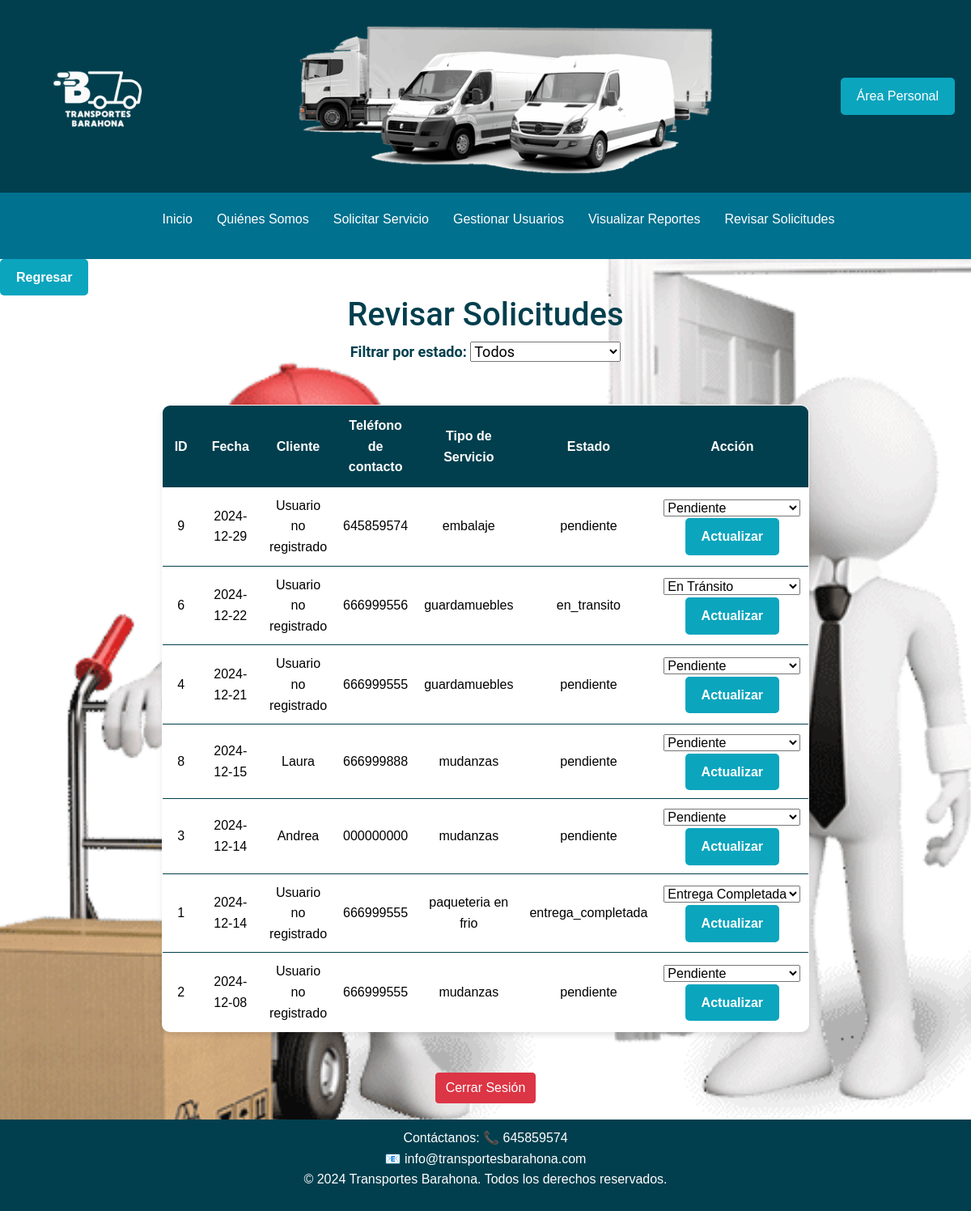
The app's page /public/index.php?action=revisar_solicitudes (signed in) with its own data.
### tables this page shows
CREATE TABLE `Pedido` (
  `pedido_id` int(11) NOT NULL,
  `usuario_id` int(11) DEFAULT NULL,
  `estado_pedido` varchar(50) NOT NULL,
  `fecha` date NOT NULL
);

CREATE TABLE `Servicio` (
  `servicio_id` int(11) NOT NULL,
  `nombre_servicio` varchar(100) NOT NULL,
  `descripcion` text DEFAULT NULL
);

### app/controllers/AdministradorController.php (called while the page is built, shortened)
<?php
require_once '../app/models/Administrador.php';
class AdministradorController {
    private $administradorModel;
    public function __construct() {
        $this->administradorModel = new Administrador();
    }
    public function revisarSolicitudes() {
        $filtro_estado = $_GET['filtro_estado'] ?? null;
        try {
            $solicitudes = $this->administradorModel->obtenerSolicitudes($filtro_estado);
            require '../app/views/admin/revisar_solicitudes.php';
        } catch (Exception $e) {
            echo "Error al revisar solicitudes: " . $e->getMessage();
        }
    }
}

### public/index.php (called while the page is built)
<?php
require_once __DIR__ . '/../app/core/Router.php';
$router = new Router();
$router->route();
?>

### config/config.php (called while the page is built)
<?php
return [
    'host' => 'localhost',
    'database' => 'transportes_barahona',
    'username' => 'root',
    'password' => '',
];

### app/core/Database.php (called while the page is built)
<?php
class Database {
    private $pdo;
    public function __construct() {
        $config = require __DIR__ . '/../../config/config.php';
        $dsn = "mysql:host=" . $config['host'] . ";dbname=" . $config['database'];
        $this->pdo = new PDO($dsn, $config['username'], $config['password']);
        $this->pdo->setAttribute(PDO::ATTR_ERRMODE, PDO::ERRMODE_EXCEPTION);
    }
    public function obtenerConexion() {
        return $this->pdo;
    }
}

### app/models/Administrador.php (called while the page is built, shortened)
<?php
require_once __DIR__ . '/../core/Database.php';
class Administrador {
    private $db;
    public function __construct() {
        $this->db = (new Database())->obtenerConexion();
    }
    public function obtenerSolicitudes($filtro_estado = null) {
        $query = "
            SELECT
                p.pedido_id,
                p.fecha,
                COALESCE(u.nombre, 'Usuario no registrado') AS cliente,
                COALESCE(u.numero_telefono, dp.telefono_contacto) AS numero_telefono,
                s.nombre_servicio AS tipo_servicio,
                p.estado_pedido AS estado
            FROM Pedido p
            LEFT JOIN Usuario u ON p.usuario_id = u.usuario_id
            INNER JOIN Detalle_de_Pedido dp ON p.pedido_id = dp.pedido_id
            INNER JOIN Servicio s ON dp.servicio_id = s.servicio_id
        ";
        $query .= " ORDER BY p.fecha DESC";
        $stmt = $this->db->prepare($query);
        if ($filtro_estado) {
            $stmt->execute(['estado' => $filtro_estado]);
        } else {
            $stmt->execute();
        }
        return $stmt->fetchAll(PDO::FETCH_ASSOC);
    }
}

### app/views/admin/revisar_solicitudes.php (the view, shortened to what this page needs)
<!DOCTYPE html>
<html lang="es">
<head>
    <link rel="stylesheet" href="/Transportes_Barahona/public/libs/css/bootstrap.min.css">
    <link rel="stylesheet" type="text/css" href="/Transportes_Barahona/public/css/style.css">
</head>
<body>
    <?php include __DIR__ . '/../includes/encabezado.php'; ?>
    <nav><?php include __DIR__ . '/../includes/menu.php'; ?></nav>
    <main>
    <div>
        <button id="btn-regresar"> Regresar </button>
    </div>
    <div class= "texto-formulario">
               <h1>Revisar Solicitudes</h1>
    <form method="GET" action="/Transportes_Barahona/public/index.php">
            <label for="filtro_estado">Filtrar por estado:</label>
                <select name="filtro_estado" id="filtro_estado" onchange="this.form.submit()">
                    <option value="">Todos</option>
                </select>
    </form>
    </div>
    <table class="tabla-solicitudes">
    <thead>
        <tr>
            <th>ID</th>
            <th>Fecha</th>
            <th>Cliente</th>
            <th>Teléfono de contacto</th>
            <th>Tipo de Servicio</th>
            <th>Estado</th>
            <th>Acción</th>
        </tr>
    </thead>
    <tbody>
        <?php foreach ($solicitudes as $solicitud): ?>
            <tr>
                <td><?= htmlspecialchars($solicitud['pedido_id']) ?></td>
                <td><?= htmlspecialchars($solicitud['fecha']) ?></td>
                <td><?= htmlspecialchars($solicitud['cliente']) ?></td>
                <td><?= htmlspecialchars($solicitud['numero_telefono']) ?></td>
                <td><?= htmlspecialchars($solicitud['tipo_servicio']) ?></td>
                <td><?= htmlspecialchars($solicitud['estado']) ?></td>
                <td>
                    <form action="/Transportes_Barahona/public/index.php?action=cambiar_estado" method="POST">
                        <select name="nuevo_estado">
                            <option value="pendiente" <?= $solicitud['estado'] === 'pendiente' ? 'selected' : '' ?>>Pendiente</option>
                            <option value="en_transito" <?= $solicitud['estado'] === 'en_transito' ? 'selected' : '' ?>>En Tránsito</option>
                            <option value="entrega_completada" <?= $solicitud['estado'] === 'entrega_completada' ? 'selected' : '' ?>>Entrega Completada</option>
                        </select>
                        <button type="submit" class="btn-accion">Actualizar</button>
                    </form>
                </td>
            </tr>
        <?php endforeach; ?>
    </tbody>
    </table>
    <div class="area-opciones">
       <a href="/Transportes_Barahona/public/index.php?action=cerrar_sesion" class="btn btn-danger">Cerrar Sesión</a>
    </div>
    </main>
    <?php include __DIR__ . '/../includes/piepagina.php'; ?>
</body>
</html>

### app/core/Router.php (shortened to what this page needs)
<?php
class Router {
    public function route() {
        $action = $_GET['action'] ?? 'default';
        switch ($action) {
            case 'revisar_solicitudes':
                if ($_SESSION['nombre_rol'] === 'administrador') {
                    require_once '../app/controllers/AdministradorController.php';
                    $controller = new AdministradorController();
                    $controller->revisarSolicitudes();
                } else {
                        echo "Acceso denegado.";
                }
                break;
        }
    }
}

### app/views/includes/encabezado.php (shortened to what this page needs)
<header>
    <div class="logo">
        <img src="/Transportes_Barahona/public/img/logotipo.png" alt="Logo de la Empresa" />
    </div>
    <div class="imagen-central">
        <img src="/Transportes_Barahona/public/img/camiones.png" alt="Imagen Central" />
    </div>
    <div class="area-cliente">
        <a href="/Transportes_Barahona/public/index.php?action=area_personal" class="btn-area-cliente">Área Personal</a>
    </div>
</header>

### app/views/includes/menu.php (shortened to what this page needs)
<nav>
    <ul>
        <li><a href="/Transportes_Barahona/public/index.php">Inicio</a></li>
        <li><a href="/Transportes_Barahona/public/index.php?action=quienes_somos">Quiénes Somos</a></li>
        <li><a href="/Transportes_Barahona/public/index.php?action=solicitar_servicio">Solicitar Servicio</a></li>
        <?php if (isset($_SESSION['usuario_id'])): ?>
            <?php if ($_SESSION['nombre_rol'] === 'administrador'): ?>
                <li><a href="/Transportes_Barahona/public/index.php?action=gestionar_usuarios">Gestionar Usuarios</a></li>
                <li><a href="/Transportes_Barahona/public/index.php?action=visualizar_reportes">Visualizar Reportes</a></li>
                <li><a href="/Transportes_Barahona/public/index.php?action=revisar_solicitudes">Revisar Solicitudes</a></li>
            <?php endif; ?>
        <?php else: ?>
        <?php endif; ?>
    </ul>
</nav>

### app/views/includes/piepagina.php
<footer>
    <div class="footer-info">
        <div class="contacto">
            <div class="telefono">Contáctanos: 📞 645859574</div>
            <div class="correo">📧 info@transportesbarahona.com</div>
            <p>&copy; 2024 Transportes Barahona. Todos los derechos reservados.</p>
        </div>
    </div>
</footer>

### public/css/style.css (style rules this page uses)
* { margin: 0; padding: 0; box-sizing: border-box; }
:root { --primario: #013F4E; --secundario: #00718F; --acento: #0BA5BE; --fondo: rgba(207, 203, 200, 0) --texto: #576319; }
html, body { font-family: Arial, sans-serif; line-height: 1.6; color: var(--texto); background-color: var(--fondo); height: 100%; margin: 0; padding: 0; display: flex; flex-direction: column; }
body { background-image: url('/Transportes_Barahona/public/img/paquete.png'); background-size: cover; background-position: center; background-repeat: no-repeat; background-attachment: fixed; height: 100vh; }
header { display: flex; justify-content: space-between; align-items: center; padding: 15px 20px; background: var(--primario); color: #fff; }
.logo img { max-width: 200px; height: auto; display: block; margin: 0 auto; }
header .imagen-central img { max-width: 600px; height: auto; display: block; margin: 0 auto; }
.btn-area-cliente { background-color: var(--acento); color: white; text-decoration: none; padding: 10px 20px; border-radius: 5px; display: inline-block; transition: background-color 0.3s ease; }
nav { background: var(--secundario); color: #fff; padding: 10px 20px; }
nav ul { display: flex; justify-content: center; list-style: none; }
nav ul li { margin: 0 15px; }
nav ul li a { color: #fff; text-decoration: none; font-size: 16px; transition: color 0.3s ease, text-decoration 0.3s ease; }
main { flex: 1; display: flex; flex-direction: column; }
.texto-formulario { text-align: center; margin-bottom: 20px; font-size: 18px; color: #013F4E; font-weight: 700; font-family: 'Roboto', sans-serif; }
button { background-color: var(--acento); color: white; border: none; padding: 10px 20px; font-size: 16px; font-weight: bold; cursor: pointer; border-radius: 5px; transition: background-color 0.3s ease, transform 0.3s ease; }
.area-opciones { text-align: center; margin: 20px; }
footer { background-color: var(--primario); color: white; text-align: center; padding: 10px 0; width: 100%; margin-top: auto; }
.tabla-solicitudes { width: 100%; max-width: 800px; margin: 30px auto; border-collapse: collapse; background-color: #FFFFFF; color: var(--texto); box-shadow: 0 4px 6px rgba(0, 0, 0, 0.1); border: 1px solid var(--primario); border-radius: 10px; overflow: hidden; }
.tabla-solicitudes thead tr { background-color: var(--primario); color: white; text-align: left; font-weight: bold; }
.tabla-solicitudes thead th { padding: 12px 15px; text-align: center; }
.tabla-solicitudes tbody tr { border-bottom: 1px solid var(--primario); transition: background-color 0.3s ease; }
.tabla-solicitudes td { padding: 10px; text-align: center; }
a { text-decoration: none; color: var(--secundario) }

### records on screen
pedido: pedido_id "9", fecha "2024-12-29", cliente "Usuario no registrado", numero_telefono "645859574", servicio.nombre_servicio "embalaje", estado_pedido "pendiente", nuevo_estado "Pendiente"
pedido: pedido_id "6", fecha "2024-12-22", cliente "Usuario no registrado", numero_telefono "666999556", servicio.nombre_servicio "guardamuebles", estado_pedido "en_transito", nuevo_estado "En Tránsito"
pedido: pedido_id "4", fecha "2024-12-21", cliente "Usuario no registrado", numero_telefono "666999555", servicio.nombre_servicio "guardamuebles", estado_pedido "pendiente", nuevo_estado "Pendiente"
pedido: pedido_id "8", fecha "2024-12-15", cliente "Laura", numero_telefono "666999888", servicio.nombre_servicio "mudanzas", estado_pedido "pendiente", nuevo_estado "Pendiente"
pedido: pedido_id "3", fecha "2024-12-14", cliente "Andrea", numero_telefono "000000000", servicio.nombre_servicio "mudanzas", estado_pedido "pendiente", nuevo_estado "Pendiente"
pedido: pedido_id "1", fecha "2024-12-14", cliente "Usuario no registrado", numero_telefono "666999555", servicio.nombre_servicio "paqueteria en frio", estado_pedido "entrega_completada", nuevo_estado "Entrega Completada"
pedido: pedido_id "2", fecha "2024-12-08", cliente "Usuario no registrado", numero_telefono "666999555", servicio.nombre_servicio "mudanzas", estado_pedido "pendiente", nuevo_estado "Pendiente"
